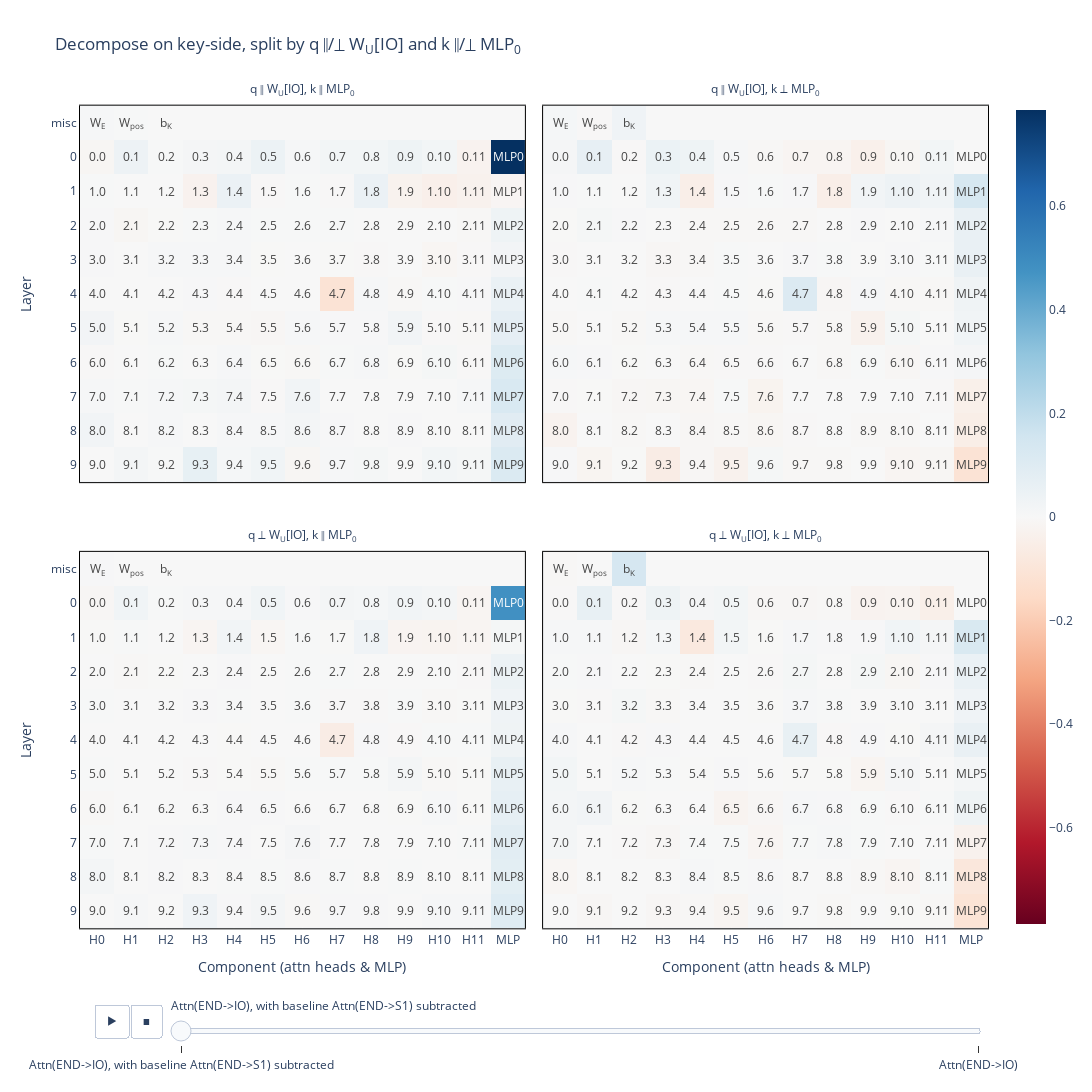

Notebook code cell kept with this figure:
### Markdown cell above
### Decomp keys

### Code cell
contribution_to_attn_scores_decompose_k_split_qk = _decompose_attn_scores(
    decompose_by = "keys",
    intervene_on_query = "project_to_W_U_IO",
    intervene_on_key = "project_to_MLP0",
    subtract_S1_attn_scores = False,
).flatten(0, 1)
contribution_to_attn_scores_decompose_k_split_qk_sub_S1 = _decompose_attn_scores(
    decompose_by = "keys",
    intervene_on_query = "project_to_W_U_IO",
    intervene_on_key = "project_to_MLP0",
    subtract_S1_attn_scores = True,
).flatten(0, 1)

plot_contribution_to_attn_scores(
    t.stack([contribution_to_attn_scores_decompose_k_split_qk_sub_S1, contribution_to_attn_scores_decompose_k_split_qk]),
    decompose_by = "keys",
    facet_labels = [
        "q ∥ W<sub>U</sub>[IO], k ∥ MLP<sub>0</sub>",
        "q ∥ W<sub>U</sub>[IO], k ⊥ MLP<sub>0</sub>", 
        "q ⊥ W<sub>U</sub>[IO], k ∥ MLP<sub>0</sub>", 
        "q ⊥ W<sub>U</sub>[IO], k ⊥ MLP<sub>0</sub>"
    ],
    facet_col_wrap = 2,
    animation_labels = ["Attn(END->IO), with baseline Attn(END->S1) subtracted", "Attn(END->IO)"],
    title = "Decompose on key-side, split by q ∥/⟂ W<sub>U</sub>[IO] and k ∥/⟂ MLP<sub>0</sub>",
    static = True
)

### Figure 1 — Plotly figure (JSON) as saved in the notebook; plotly's stock layout.template omitted (floating-point values rounded to 4 significant figures; data arrays with more than 128 entries replaced by an {"elided": "..."} marker saying what was removed)
{"data": [{"coloraxis": "coloraxis", "hovertemplate": "Component (attn heads & MLP): %{x}<br>Layer: %{y}<br>color: %{z}<extra></extra>", "name": "0", "text": {"elided": "11x13 str values"}, "textfont": {"size": 12}, "texttemplate": "%{text}", "type": "heatmap", "x": ["H0", "H1", "H2", "H3", "H4", "H5", "H6", "H7", "H8", "H9", "H10", "H11", "MLP"], "xaxis": "x3", "y": ["misc", "0", "1", "2", "3", "4", "5", "6", "7", "8", "9"], "yaxis": "y3", "z": {"elided": "11x13 float values"}}, {"coloraxis": "coloraxis", "hovertemplate": "Component (attn heads & MLP): %{x}<br>Layer: %{y}<br>color: %{z}<extra></extra>", "name": "1", "text": {"elided": "11x13 str values"}, "textfont": {"size": 12}, "texttemplate": "%{text}", "type": "heatmap", "x": ["H0", "H1", "H2", "H3", "H4", "H5", "H6", "H7", "H8", "H9", "H10", "H11", "MLP"], "xaxis": "x4", "y": ["misc", "0", "1", "2", "3", "4", "5", "6", "7", "8", "9"], "yaxis": "y4", "z": {"elided": "11x13 float values"}}, {"coloraxis": "coloraxis", "hovertemplate": "Component (attn heads & MLP): %{x}<br>Layer: %{y}<br>color: %{z}<extra></extra>", "name": "2", "text": {"elided": "11x13 str values"}, "textfont": {"size": 12}, "texttemplate": "%{text}", "type": "heatmap", "x": ["H0", "H1", "H2", "H3", "H4", "H5", "H6", "H7", "H8", "H9", "H10", "H11", "MLP"], "xaxis": "x", "y": ["misc", "0", "1", "2", "3", "4", "5", "6", "7", "8", "9"], "yaxis": "y", "z": {"elided": "11x13 float values"}}, {"coloraxis": "coloraxis", "hovertemplate": "Component (attn heads & MLP): %{x}<br>Layer: %{y}<br>color: %{z}<extra></extra>", "name": "3", "text": {"elided": "11x13 str values"}, "textfont": {"size": 12}, "texttemplate": "%{text}", "type": "heatmap", "x": ["H0", "H1", "H2", "H3", "H4", "H5", "H6", "H7", "H8", "H9", "H10", "H11", "MLP"], "xaxis": "x2", "y": ["misc", "0", "1", "2", "3", "4", "5", "6", "7", "8", "9"], "yaxis": "y2", "z": {"elided": "11x13 float values"}}], "layout": {"annotations": [{"font": {}, "showarrow": false, "text": "q ⊥ W<sub>U</sub>[IO], k ∥ MLP<sub>0</sub>", "x": 0.245, "xanchor": "center", "xref": "paper", "y": 0.465, "yanchor": "bottom", "yref": "paper"}, {"font": {}, "showarrow": false, "text": "q ⊥ W<sub>U</sub>[IO], k ⊥ MLP<sub>0</sub>", "x": 0.755, "xanchor": "center", "xref": "paper", "y": 0.465, "yanchor": "bottom", "yref": "paper"}, {"font": {}, "showarrow": false, "text": "q ∥ W<sub>U</sub>[IO], k ∥ MLP<sub>0</sub>", "x": 0.245, "xanchor": "center", "xref": "paper", "y": 1.0, "yanchor": "bottom", "yref": "paper"}, {"font": {}, "showarrow": false, "text": "q ∥ W<sub>U</sub>[IO], k ⊥ MLP<sub>0</sub>", "x": 0.755, "xanchor": "center", "xref": "paper", "y": 1.0, "yanchor": "bottom", "yref": "paper"}], "coloraxis": {"cmid": 0, "colorscale": [[0, "rgb(103,0,31)"], [0.1, "rgb(178,24,43)"], [0.2, "rgb(214,96,77)"], [0.3, "rgb(244,165,130)"], [0.4, "rgb(253,219,199)"], [0.5, "rgb(247,247,247)"], [0.6, "rgb(209,229,240)"], [0.7, "rgb(146,197,222)"], [0.8, "rgb(67,147,195)"], [0.9, "rgb(33,102,172)"], [1, "rgb(5,48,97)"]]}, "height": 1200, "modebar": {"add": ["drawline", "drawopenpath", "drawclosedpath", "drawcircle", "drawrect", "eraseshape"]}, "sliders": [{"active": 0, "currentvalue": {"prefix": ""}, "len": 0.9, "pad": {"b": 10, "t": 60}, "steps": [{"args": [["0"], {"frame": {"duration": 0, "redraw": true}, "fromcurrent": true, "mode": "immediate", "transition": {"duration": 0, "easing": "linear"}}], "label": "Attn(END->IO), with baseline Attn(END->S1) subtracted", "method": "animate"}, {"args": [["1"], {"frame": {"duration": 0, "redraw": true}, "fromcurrent": true, "mode": "immediate", "transition": {"duration": 0, "easing": "linear"}}], "label": "Attn(END->IO)", "method": "animate"}], "x": 0.1, "xanchor": "left", "y": 0, "yanchor": "top"}], "title": {"text": "Decompose on key-side, split by q ∥/⟂ W<sub>U</sub>[IO] and k ∥/⟂ MLP<sub>0</sub>"}, "updatemenus": [{"buttons": [{"args": [null, {"frame": {"duration": 500, "redraw": true}, "fromcurrent": true, "mode": "immediate", "transition": {"duration": 500, "easing": "linear"}}], "label": "&#9654;", "method": "animate"}, {"args": [[null], {"frame": {"duration": 0, "redraw": true}, "fromcurrent": true, "mode": "immediate", "transition": {"duration": 0, "easing": "linear"}}], "label": "&#9724;", "method": "animate"}], "direction": "left", "pad": {"r": 10, "t": 70}, "showactive": false, "type": "buttons", "x": 0.1, "xanchor": "right", "y": 0, "yanchor": "top"}], "width": 1300, "xaxis": {"anchor": "y", "constrain": "domain", "domain": [0, 0.49], "linecolor": "black", "linewidth": 1, "mirror": true, "scaleanchor": "y", "showline": true, "title": {"text": "Component (attn heads & MLP)"}}, "xaxis2": {"anchor": "y2", "domain": [0.51, 1], "linecolor": "black", "linewidth": 1, "matches": "x", "mirror": true, "showline": true, "title": {"text": "Component (attn heads & MLP)"}}, "xaxis3": {"anchor": "y3", "domain": [0, 0.49], "linecolor": "black", "linewidth": 1, "matches": "x", "mirror": true, "showline": true, "showticklabels": false}, "xaxis4": {"anchor": "y4", "domain": [0.51, 1], "linecolor": "black", "linewidth": 1, "matches": "x", "mirror": true, "showline": true, "showticklabels": false}, "yaxis": {"anchor": "x", "autorange": "reversed", "constrain": "domain", "domain": [0, 0.465], "linecolor": "black", "linewidth": 1, "mirror": true, "showline": true, "title": {"text": "Layer"}}, "yaxis2": {"anchor": "x2", "domain": [0, 0.465], "linecolor": "black", "linewidth": 1, "matches": "y", "mirror": true, "showline": true, "showticklabels": false}, "yaxis3": {"anchor": "x3", "domain": [0.535, 1.0], "linecolor": "black", "linewidth": 1, "matches": "y", "mirror": true, "showline": true, "title": {"text": "Layer"}}, "yaxis4": {"anchor": "x4", "domain": [0.535, 1.0], "linecolor": "black", "linewidth": 1, "matches": "y", "mirror": true, "showline": true, "showticklabels": false}}}
